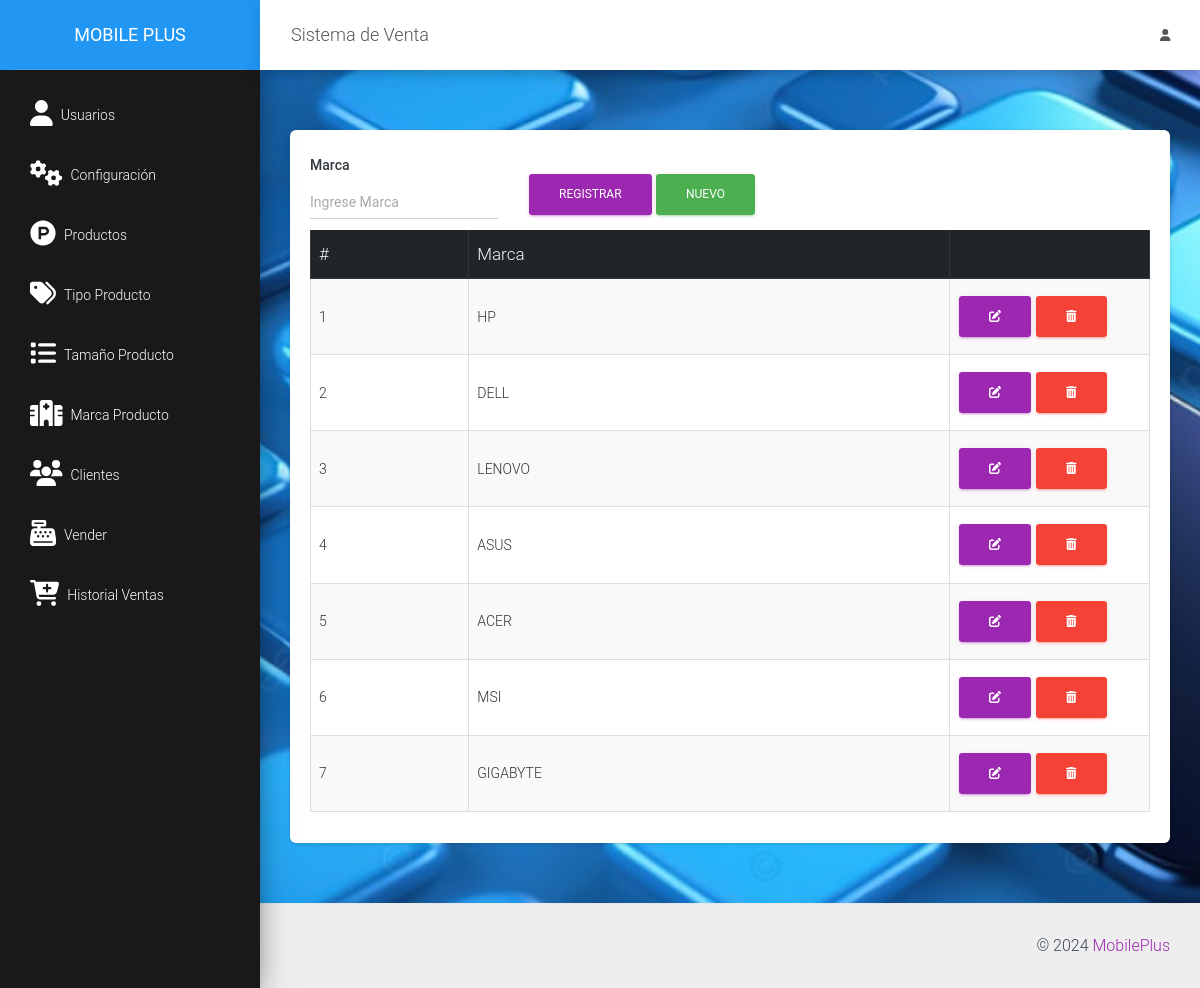
The app's page /src/laboratorio.php (signed in) with its own data.
### tables this page shows
CREATE TABLE `laboratorios` (
  `id` int(11) NOT NULL,
  `laboratorio` varchar(100) NOT NULL,
  `direccion` varchar(50) NOT NULL,
  `estado` int(8) NOT NULL,
  `valor_porcentaje` double NOT NULL
);

### src/laboratorio.php (the view, shortened to what this page needs)
<?php
include_once "includes/header.php";
?>
<div class="card">
    <div class="card-body">
        <div class="row">
            <div class="col-md-12">
                <form action="" method="post" autocomplete="off" id="formulario">
                    <div class="row">
                        <div class="col-md-3">
                            <div class="form-group">
                                <label for="laboratorio" class="text-dark font-weight-bold">Marca</label>
                                <input type="text" placeholder="Ingrese Marca" name="laboratorio" id="laboratorio" class="form-control">
                            </div>
                        </div>
                        <div class="col-md-4 mt-4">
                            <input type="submit" value="Registrar" class="btn btn-primary" id="btnAccion">
                            <input type="button" value="Nuevo" class="btn btn-success" id="btnNuevo" onclick="limpiar()">
                        </div>
                    </div>
                </form>
            </div>
            <div class="col-md-12">
                <div class="table-responsive">
                    <table class="table table-striped table-bordered" id="tbl">
                        <thead class="thead-dark">
                            <tr>
                                <th>#</th>
                                <th>Marca</th>
                                <th></th>
                            </tr>
                        </thead>
                        <tbody>
                            <?php
                            include "../conexion.php";
                            $query = mysqli_query($conexion, "SELECT * FROM laboratorios WHERE estado=0");
                            $result = mysqli_num_rows($query);
                            if ($result > 0) {
                                while ($data = mysqli_fetch_assoc($query)) { ?>
                                    <tr>
                                        <td><?php echo $data['id']; ?></td>
                                        <td><?php echo $data['laboratorio']; ?></td>
                                        <td style="width: 200px;">
                                            <a href="#" onclick="editarLab(<?php echo $data['id']; ?>)" class="btn btn-primary"><i class='fas fa-edit'></i></a>
                                            <form action="eliminar_lab.php?id=<?php echo $data['id']; ?>" method="post" class="confirmar d-inline">
                                                <button class="btn btn-danger" type="submit"><i class='fas fa-trash-alt'></i> </button>
                                            </form>
                                        </td>
                                    </tr>
                            <?php }
                            } ?>
                        </tbody>
                    </table>
                </div>
            </div>
        </div>
    </div>
</div>
<?php include_once "includes/footer.php"; ?>

### records on screen
laboratorios: id "1", laboratorio "HP"
laboratorios: id "2", laboratorio "DELL"
laboratorios: id "3", laboratorio "LENOVO"
laboratorios: id "4", laboratorio "ASUS"
laboratorios: id "5", laboratorio "ACER"
laboratorios: id "6", laboratorio "MSI"
laboratorios: id "7", laboratorio "GIGABYTE"
